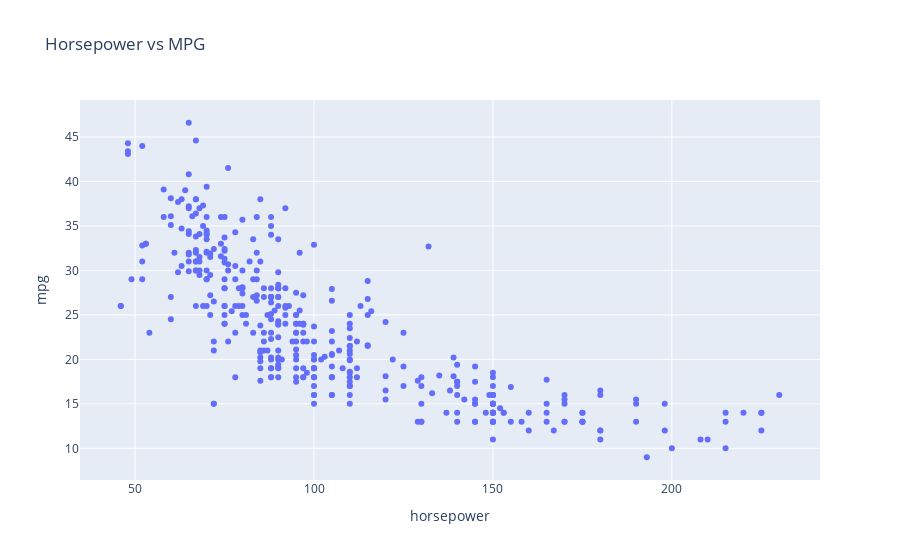

The code cell stored with this chart in its notebook:
### Markdown cell above
## Question 1

The horsepower is a measure of how quickly force can be produced by an engine. What is the relationship between horsepower and fuel efficiency?

### Code cell
# find the relationship between horsepower and fuel efficiency
import plotly.express as px
fig1 = px.scatter(df, x='horsepower', y='mpg', title='Horsepower vs MPG')
fig1.show()

# 대체적으로 반비례 관계를 보인다.

### Figure 1 — Plotly figure (JSON) as saved in the notebook; plotly's stock layout.template omitted (floating-point values rounded to 4 significant figures; data arrays with more than 128 entries replaced by an {"elided": "..."} marker saying what was removed)
{"data": [{"hovertemplate": "horsepower=%{x}<br>mpg=%{y}<extra></extra>", "legendgroup": "", "marker": {"color": "#636efa", "symbol": "circle"}, "mode": "markers", "name": "", "orientation": "v", "showlegend": false, "type": "scatter", "x": {"elided": "392 float values"}, "xaxis": "x", "y": {"elided": "392 float values"}, "yaxis": "y"}], "layout": {"legend": {"tracegroupgap": 0}, "title": {"text": "Horsepower vs MPG"}, "xaxis": {"anchor": "y", "domain": [0, 1], "title": {"text": "horsepower"}}, "yaxis": {"anchor": "x", "domain": [0, 1], "title": {"text": "mpg"}}}}
